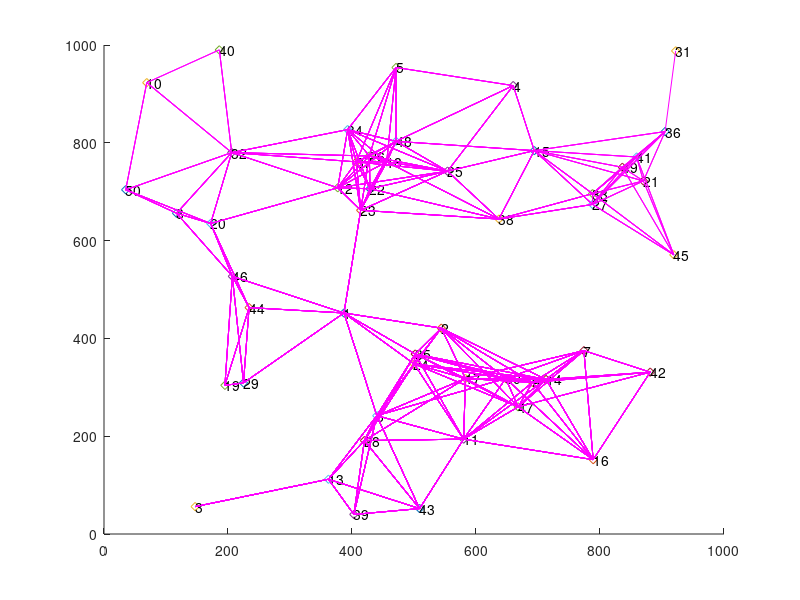

Write MATLAB code to recreate this figure.
clc;
clear all;
close all;

data = load("lab1data.txt");
x = data(:,1);
y = data(:,2);
[n,m] = size(data);
for i=1:n
    c = num2str(i);
    scatter(x(i),y(i),'d');
    text(x(i),y(i),c);
    hold on;
end

a=zeros(n);
for i=1:n
    for j=i:n
        a(i,j) = sqrt((x(i)-x(j))^2+(y(i)-y(j))^2);
    end
end

%a=a+a';
a(a==0|a>225)=inf;% 自身和超过距离阈值的节点置为inf
nb = cell(1,n);
nball = 0;
for i=1:n
    for j=i:n
        if a(i,j) ~= inf
            nb{i} = [nb{i},j];
            nb{j} = [nb{j},i];
        end  
    end
    nball = nball+size(nb{i},2); 
end
avgnball = nball/n;

rdata = zeros(1,n);% 每个结点接收到的消息条数
allflag = 0;% 停止标志：所有节点都收到了消息，置1
cnt = 0;% 记录跳数
nbcom = 0;% 通信的邻居数
SN = 3;
ST = SN;% 一开始发送消息的节点
start = 1;

while ~allflag
    pause(0.5);
    if start
        %rdata(nb{ST}) = rdata(nb{ST})+1;
        alltarget = ST;
        start = 0;
    else
        alltarget = find(rdata~=0);
    end
    for i = 1:size(alltarget,2)
        spread_target = nb{alltarget(i)};% 扩散目标;找出邻居
        rdata(spread_target)=rdata(spread_target)+1;% 发送数据
        nbcom = nbcom+size(spread_target,2);% 计算发送数
        for j = 1:size(spread_target,2)
            plot([x(alltarget(i)),x(spread_target(j))],[y(alltarget(i)),y(spread_target(j))],'m');%画出target点到它的邻居的路径
            hold on;
        end
    end
    cnt = cnt+1;
    allflag = size(find(rdata==0),2)==0;% 最后一个收到的节点不会回传给邻居了
end
avgdata = sum(rdata)/n;
avgnbcom = nbcom/n;